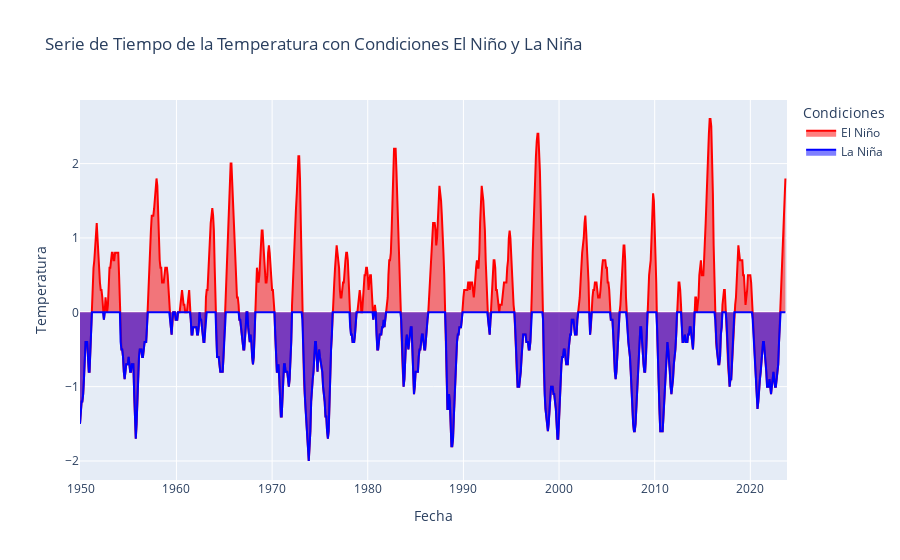

Write notebook code for a chart like this one.
### Code cell
import plotly.graph_objects as go

# Crear una figura de Plotly
fig = go.Figure()

# Agregar línea para valores positivos (El Niño)
fig.add_trace(go.Scatter(
    x=df_melted['Date'],
    y=df_melted['Temperature'],
    mode='lines',
    name='El Niño',
    line=dict(color='red'),
    customdata=df_melted['Temperature'],
    hovertemplate='%{x}: %{customdata} (El Niño)',
    fill='tozeroy'
))

# Agregar línea para valores negativos (La Niña)
fig.add_trace(go.Scatter(
    x=df_melted['Date'],
    y=df_melted['Temperature'].clip(upper=0),
    mode='lines',
    name='La Niña',
    line=dict(color='blue'),
    customdata=df_melted['Temperature'],
    hovertemplate='%{x}: %{customdata} (La Niña)',
    fill='tozeroy'
))

# Actualizar diseño del gráfico
fig.update_layout(
    title='Serie de Tiempo de la Temperatura con Condiciones El Niño y La Niña',
    xaxis_title='Fecha',
    yaxis_title='Temperatura',
    legend_title='Condiciones'
)

# Mostrar el gráfico
fig.show()

### Figure 1 — Plotly figure (JSON) as saved in the notebook; plotly's stock layout.template omitted (floating-point values rounded to 4 significant figures; data arrays with more than 128 entries replaced by an {"elided": "..."} marker saying what was removed)
{"data": [{"customdata": {"elided": "888 float values"}, "fill": "tozeroy", "hovertemplate": "%{x}: %{customdata} (El Niño)", "line": {"color": "red"}, "mode": "lines", "name": "El Niño", "type": "scatter", "x": {"elided": "888 str values"}, "y": {"elided": "888 float values"}}, {"customdata": {"elided": "888 float values"}, "fill": "tozeroy", "hovertemplate": "%{x}: %{customdata} (La Niña)", "line": {"color": "blue"}, "mode": "lines", "name": "La Niña", "type": "scatter", "x": {"elided": "888 str values"}, "y": {"elided": "888 float values"}}], "layout": {"legend": {"title": {"text": "Condiciones"}}, "title": {"text": "Serie de Tiempo de la Temperatura con Condiciones El Niño y La Niña"}, "xaxis": {"title": {"text": "Fecha"}}, "yaxis": {"title": {"text": "Temperatura"}}}}
